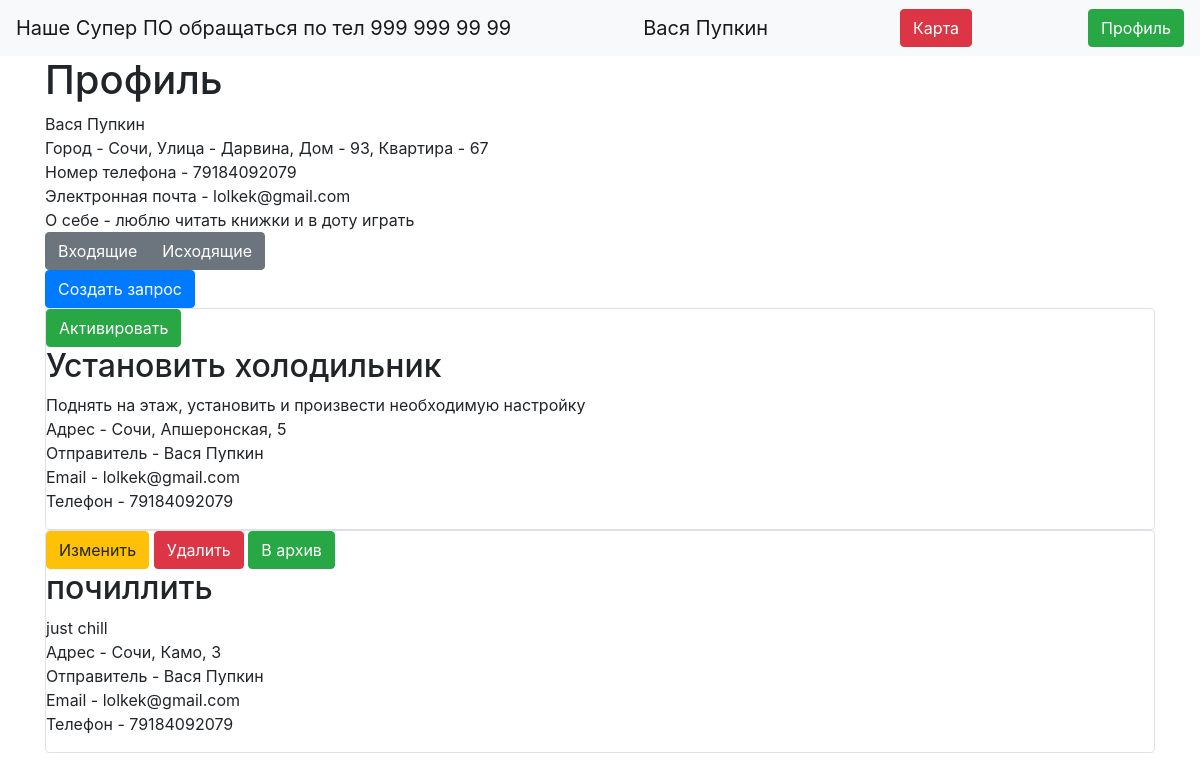
The app's page /profile (signed in), older data.
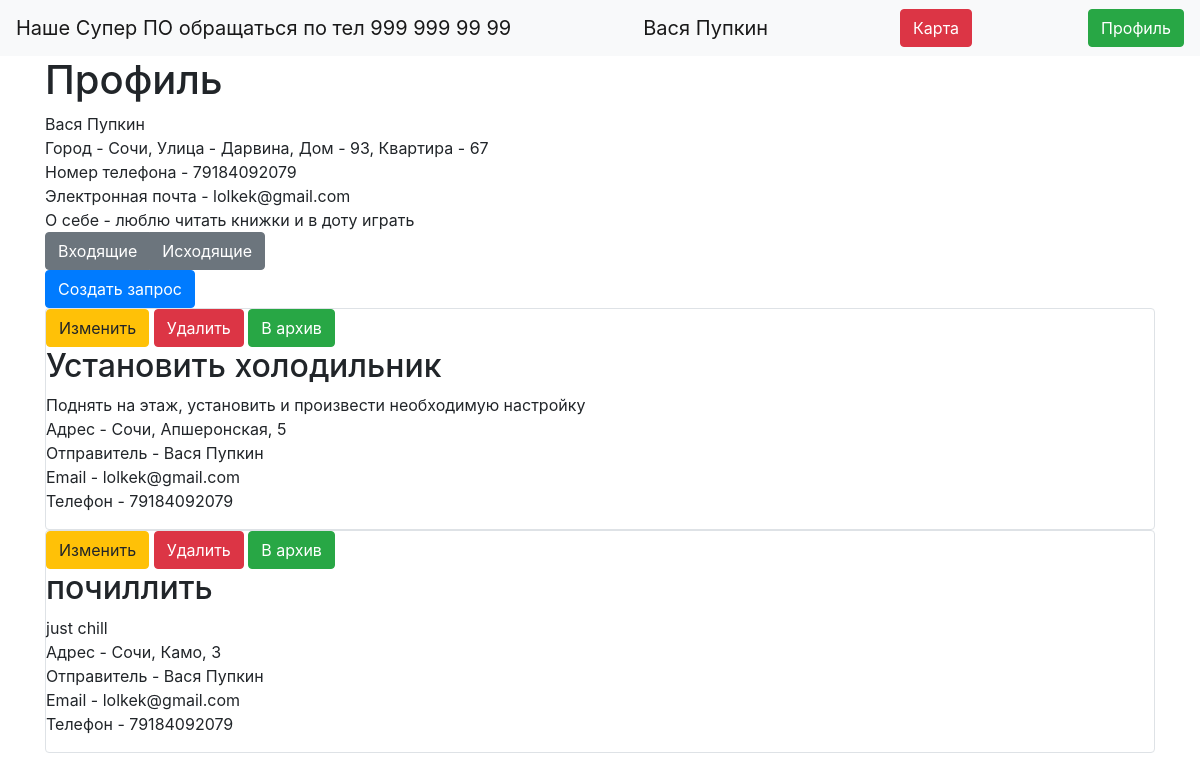
The same page, newer data.
### data/users.py (models this page shows, shortened)
class User(SqlAlchemyBase, UserMixin):
    __tablename__ = 'users'
    id = sqlalchemy.Column(sqlalchemy.Integer,
                           primary_key=True, autoincrement=True)
    surname = sqlalchemy.Column(sqlalchemy.String, nullable=True)
    name = sqlalchemy.Column(sqlalchemy.String, nullable=True)
    address = sqlalchemy.Column(sqlalchemy.JSON, nullable=True)
    telephone_number = sqlalchemy.Column(sqlalchemy.Integer, nullable=True)
    email = sqlalchemy.Column(sqlalchemy.String,
                              index=True, unique=True, nullable=True)
    about = sqlalchemy.Column(sqlalchemy.String, nullable=True)
    hashed_password = sqlalchemy.Column(sqlalchemy.String, nullable=True)

### data/requests.py (models this page shows)
class Request(SqlAlchemyBase):
    __tablename__ = 'requests'
    id = sqlalchemy.Column(sqlalchemy.Integer,
                           primary_key=True, autoincrement=True)
    name = sqlalchemy.Column(sqlalchemy.String, nullable=True)
    description = sqlalchemy.Column(sqlalchemy.String, nullable=True)
    address = sqlalchemy.Column(sqlalchemy.String, nullable=True)
    sender_id = sqlalchemy.Column(sqlalchemy.Integer, sqlalchemy.ForeignKey("users.id"))
    provider_id = sqlalchemy.Column(sqlalchemy.Integer, sqlalchemy.ForeignKey("users.id"))
    is_active = sqlalchemy.Column(sqlalchemy.Boolean, default=False)

### main.py (the view)
@app.route("/profile")
def profile():
    global flag_1
    session = db_session.create_session()
    requests_users = []
    if flag_1:
        requests = get_outgoing_requests(current_user)
        for request in requests:
            user = session.query(User).filter(User.id == request.sender_id).first()
            requests_users.append((request, user))
    else:
        requests = get_ingoing_requests(current_user)
        for request in requests:
            user = session.query(User).filter(User.id == request.sender_id).first()
            requests_users.append((request, user))
    return render_template("profile.html", requests=requests_users, flag=flag_1)

### data/db_session.py (called while the page is built)
def create_session() -> Session:
    global __factory
    return __factory()

### main.py (called while the page is built)
@login_manager.user_loader
def load_user(user_id):
    session = db_session.create_session()
    return session.query(User).get(user_id)

def get_outgoing_requests(user):
    session = db_session.create_session()
    return session.query(Request).filter(Request.sender_id == user.id).all()

### templates/profile.html (shortened to what this page needs)
{% extends "base.html" %}
{% block content %}
<h1>Профиль</h1>
<div class="col-md8">
    <div>{{current_user.name + " " + current_user.surname}}</div>
    <div>Город - {{ current_user.address["city"] }}, Улица - {{ current_user.address["street"] }}, Дом - {{
        current_user.address["building"] }}, Квартира - {{ current_user.address["flat"] }}
    </div>
    <div>Номер телефона - {{ current_user.telephone_number }}</div>
    <div>Электронная почта - {{ current_user.email }}</div>
    <div>О себе - {{ current_user.about }}</div>
</div>
<div class="btn-group" role="group" aria-label="Basic example">
    <a class="btn btn-secondary" href="/profile/switch/ingoing">Входящие</a>
    <a type="button" class="btn btn-secondary" href="/profile/switch/outgoing">Исходящие</a>
</div>
<div>
    <a type="button" class="btn btn-primary" href="/request">Создать запрос</a>
</div>
{% for item, user in requests %}
<div class="col-md6 border rounded">
    {% if current_user.is_authenticated and flag and item.is_active%}
        <a href="/request/{{ item.id }}" class="btn btn-warning">Изменить</a>
        <a href="/request_delete/{{ item.id }}" class="btn btn-danger">Удалить</a>
        <a href="/request_deactivate/{{ item.id }}" class="btn btn-success">В архив</a>
        <h2>{{item.name}}</h2>
    <div>
        {{item.description}}
    </div>
    <div>
        <p>Адрес - {{item.address}}<br>
        Отправитель - {{user.name + " " + user.surname}}<br>
        Email - {{user.email}}<br>
        Телефон - {{user.telephone_number}}</p>
    </div>
    {% elif current_user.is_authenticated and flag and not item.is_active %}
        <a href="/request_activate/{{ item.id }}" class="btn btn-success">Активировать</a>
        <h2>{{item.name}}</h2>
    <div>
        {{item.description}}
    </div>
    <div>
        <p>Адрес - {{item.address}}<br>
        Отправитель - {{user.name + " " + user.surname}}<br>
        Email - {{user.email}}<br>
        Телефон - {{user.telephone_number}}</p>
    </div>
    {% endif %}
</div>
{% endfor %}
{% endblock %}

### templates/base.html (shortened to what this page needs)
<!doctype html>
<html lang="en">
<head>
    <link rel="stylesheet"
          href="https://stackpath.bootstrapcdn.com/bootstrap/4.4.1/css/bootstrap.min.css"
>
</head>
<body>
<header>
    <nav class="navbar navbar-light bg-light">
        <a class="navbar-brand" href="#">Наше Супер ПО обращаться по тел 999 999 99 99</a>
        {% if current_user.is_authenticated %}
        <a class="navbar-brand" href="/logout">{{ current_user.name + " " + current_user.surname}}</a>
        <a class="btn btn-danger" href="/map">Карта</a>
        <a class="btn btn-success" href="/profile">Профиль</a>
        {% else %}
        <p>
        <a class="btn btn-primary " href="/register">Зарегистрироваться</a>
        <a class="btn btn-success" href="/login">Войти</a>
        </p>
{% endif %}
    </nav>
</header>
<main role="main" class="container">
    {% block content %}{% endblock %}
</main>
</body>
</html>

Row changes from the older to the newer data that the page shows:
changed Request "Установить холодильник": is_active "Активировать" → "Изменить Удалить В архив"
